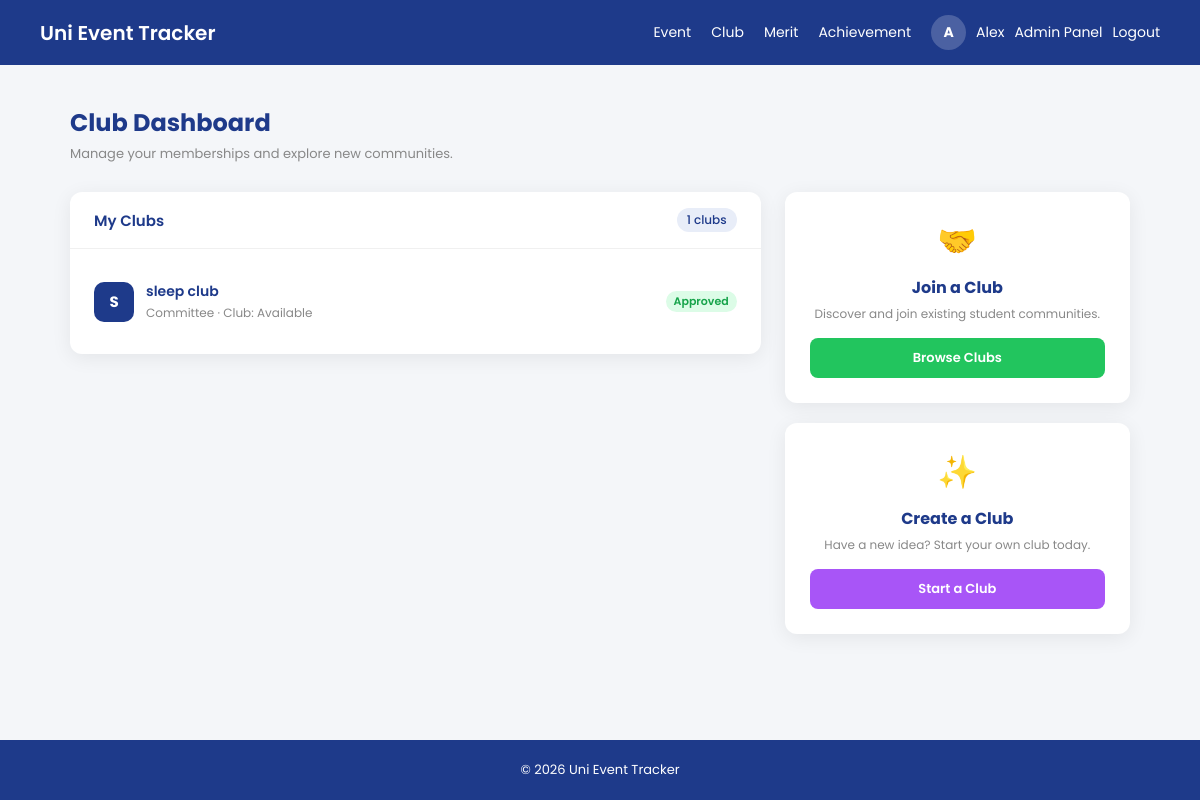
The page /clubtracker/clubHandler.php (signed in) on the database its author committed.
### tables this page shows
CREATE TABLE `club_membership` (
  `membership_Id` int(255) NOT NULL,
  `userId` int(255) NOT NULL,
  `clubId` int(255) NOT NULL,
  `club_role` enum('Member','Chairperson','Vice Chairperson','Secretary','Assistant Secretary','Treasurer','Assistant Treasurer','Auditor','Committee') DEFAULT 'Member',
  `club_joinDate` datetime NOT NULL,
  `register_status` varchar(20) NOT NULL
);

CREATE TABLE `club` (
  `club_id` int(10) NOT NULL,
  `club_name` varchar(50) NOT NULL,
  `club_CreateDate` date NOT NULL,
  `club_description` varchar(500) NOT NULL,
  `club_status` varchar(30) NOT NULL
);

### clubtracker/clubHandler.php (the view, shortened to what this page needs)
<?php
require("../database.php");
$userid   = intval($_SESSION['userid']);
$stmt = $con->prepare("
    SELECT c.club_id, c.club_name, c.club_status, cm.club_role, cm.register_status
    FROM club_membership cm
    JOIN club c ON cm.clubid = c.club_id
    WHERE cm.userid = ?
    ORDER BY c.club_CreateDate DESC
");
$stmt->bind_param("i", $userid);
$stmt->execute();
$result = $stmt->get_result();
$clubs = [];
while($row = $result->fetch_assoc()) $clubs[] = $row;
?>
<!DOCTYPE html>
<html lang="en">
<head>
</head>
<body>
<header>
    <div class="logo"><a href="../index.php">Uni Event Tracker</a></div>
    <nav>
        <a href="../Event/event_dashboard.php">Event</a>
        <a href="../clubtracker/clubHandler.php">Club</a>
        <a href="../merit/merit_dashboard.php">Merit</a>
        <a href="../achievement/achievement_dashboard.php">Achievement</a>
        <?php if(isset($_SESSION['username'])){ ?>
        <div class="user-menu">
            <div class="avatar-circle"><?php echo strtoupper(mb_substr($_SESSION['username'], 0, 1)); ?></div>
            <a href="../user/userprofile.php"><span><?php echo htmlspecialchars($_SESSION['username'], ENT_QUOTES, 'UTF-8'); ?></span></a>
            <?php if(isset($_SESSION['role']) && $_SESSION['role'] == 'admin'){ ?>
            <a href="../Admin/admin_dashboard.php">Admin Panel</a>
            <?php } ?>
            <a href="../logout.php">Logout</a>
        </div>
        <?php } else { ?>
        <a href="../register.php">Register</a>
        <a href="../login.php">Login</a>
        <?php } ?>
    </nav>
</header>
<div class="page-wrapper">
    <div class="page-header">
        <h2>Club Dashboard</h2>
        <p>Manage your memberships and explore new communities.</p>
    </div>
    <div class="grid">
        <div class="left-panel">
            <div class="card">
                <div class="card-header">
                    <h3>My Clubs</h3>
                    <span class="club-count"><?= count($clubs) ?> clubs</span>
                </div>
                <div class="card-body">
                    <?php if(empty($clubs)): ?>
                        <div style="text-align:center; padding:40px; color:#aaa;">
                            <p>You haven't joined any clubs yet.</p>
                        </div>
                    <?php else: ?>
                        <ul class="club-list">
                        <?php foreach($clubs as $row):
                            $initial = strtoupper(mb_substr($row['club_name'], 0, 1));
                            $isRejected = ($row['club_status'] === 'Reject');
                            $tag         = $isRejected ? 'div' : 'a';
                            $href        = $isRejected ? '' : 'href="club.php?id=' . $row['club_id'] . '"';
                            $disabledStyle = $isRejected ? 'style="opacity:0.5; cursor:not-allowed; background:#fafafa;"' : '';
                            $iconStyle   = $isRejected ? 'style="background:#94a3b8;"' : '';
                            if (strtolower($row['club_role']) === 'chairperson') {
                                $badgeStatus = strtolower($row['club_status']);
                                $badgeLabel  = htmlspecialchars($row['club_status']);
                                $metaText    = 'Membership: ' . htmlspecialchars($row['register_status']);
                            } else {
                                $badgeStatus = strtolower($row['register_status']);
                                $badgeLabel  = htmlspecialchars($row['register_status']);
                                $metaText    = 'Club: ' . htmlspecialchars($row['club_status']);
                            }
                        ?>
                            <li>
                                <<?= $tag ?> class="club-item" <?= $href ?> <?= $disabledStyle ?>>
                                    <div class="club-icon" <?= $iconStyle ?>><?= $initial ?></div>
                                    <div class="club-item-info">
                                        <div class="club-item-name" <?= $isRejected ? 'style="color:#666; text-decoration:none;"' : '' ?>>
                                            <?= htmlspecialchars($row['club_name']) ?>
                                        </div>
                                        <div class="club-item-meta">
                                            <?= htmlspecialchars($row['club_role']) ?>
                                            <?php if(!$isRejected): ?>
                                                · <?= $metaText ?>
                                            <?php endif; ?>
                                        </div>
                                    </div>
                                    <?php if(!$isRejected): ?>
                                    <span class="badge badge-<?= $badgeStatus ?>">
                                        <?= $badgeLabel ?>
                                    </span>
                                    <?php else: ?>
                                    <span class="badge badge-reject">Rejected</span>
                                    <?php endif; ?>
                                </<?= $tag ?>>
                            </li>
                        <?php endforeach; ?>
                        </ul>
                    <?php endif; ?>
                </div>
            </div>
        </div>
        <div class="action-box">
            <div class="action-card">
                <div class="action-icon">🤝</div>
                <h4 style="margin-bottom:5px; color:#1E3A8A;">Join a Club</h4>
                <p style="font-size:12px; color:#888; margin-bottom:15px;">Discover and join existing student communities.</p>
                <a href="join_club.php" class="btn-action btn-join">Browse Clubs</a>
            </div>
            <div class="action-card">
                <div class="action-icon">✨</div>
                <h4 style="margin-bottom:5px; color:#1E3A8A;">Create a Club</h4>
                <p style="font-size:12px; color:#888; margin-bottom:15px;">Have a new idea? Start your own club today.</p>
                <a href="create_club.php" class="btn-action btn-create">Start a Club</a>
            </div>
        </div>
    </div>
</div>
<footer>© 2026 Uni Event Tracker</footer>
</body>
</html>

### clubtracker/clubHandler.php (style rules this page uses)
* { box-sizing:border-box;margin:0;padding:0; }
body { font-family:'Poppins',sans-serif;background:#f4f6f9;min-height:100vh;display:flex;flex-direction:column; }
header { display:flex;justify-content:space-between;align-items:center;padding:15px 40px;background:#1E3A8A;color:white; }
.logo a { font-size:20px;font-weight:600;color:white;text-decoration:none; }
nav { display:flex;align-items:center;gap:20px; }
nav a { color:white;text-decoration:none;font-size:14px; }
.user-menu { display:flex;align-items:center;gap:10px;position:relative; }
.avatar-circle { width:35px;height:35px;border-radius:50%;background:rgba(255,255,255,0.2);display:flex;align-items:center;justify-content:center;font-weight:700;font-size:14px;color:white; }
.page-wrapper { flex:1;max-width:1100px;margin:40px auto;padding:0 20px;width:100%; }
.page-header { margin-bottom:28px; }
.page-header h2 { font-size:24px;font-weight:700;color:#1E3A8A; }
.page-header p { font-size:13px;color:#888;margin-top:4px; }
.grid { display:grid;grid-template-columns:2fr 1fr;gap:24px; }
.card { background:white;border-radius:12px;box-shadow:0 4px 20px rgba(0,0,0,0.07);overflow:hidden;margin-bottom:24px; }
.card-header { padding:16px 24px;border-bottom:1px solid #f0f0f0;display:flex;align-items:center;justify-content:space-between; }
.card-header h3 { font-size:15px;font-weight:600;color:#1E3A8A; }
.club-count { font-size:12px;background:#e8edf8;color:#1E3A8A;padding:3px 10px;border-radius:20px;font-weight:500; }
.card-body { padding:20px 24px; }
.club-list { list-style:none;padding:0; }
.club-item { display:flex;align-items:center;gap:12px;padding:12px 0;border-bottom:1px solid #f5f5f5;text-decoration:none;transition:background 0.15s; }
.club-item:last-child { border-bottom:none; }
.club-icon { width:40px;height:40px;border-radius:10px;background:#1E3A8A;color:white;display:flex;align-items:center;justify-content:center;font-weight:700;font-size:15px;flex-shrink:0; }
.club-item-info { flex:1; }
.club-item-name { font-size:14px;font-weight:600;color:#1E3A8A; }
.club-item-meta { font-size:12px;color:#888;margin-top:2px; }
.badge { display:inline-block;padding:2px 8px;border-radius:20px;font-size:11px;font-weight:600; }
.badge-approved { background:#dcfce7;color:#16a34a; }
.action-box { display:flex;flex-direction:column;gap:20px; }
.action-card { background:white;border-radius:12px;padding:25px;text-align:center;box-shadow:0 4px 20px rgba(0,0,0,0.07); }
.action-icon { font-size:32px;margin-bottom:10px; }
.btn-action { display:block;width:100%;padding:10px;border-radius:8px;font-size:13px;font-weight:600;text-decoration:none;color:white;transition:0.2s; }
.btn-join { background:#22c55e; }
.btn-create { background:#a855f7; }
footer { text-align:center;padding:20px;background:#1E3A8A;color:white;font-size:13px;margin-top:auto; }

### rows shown on the page
club_membership: clubId.club_name "S", clubId.club_name "sleep club", club_role "Committee", clubId.club_status "Club: Available", register_status "Approved"

### other values the page prints
mb_substr($_SESSION['username'], 0, 1) "A"
$_SESSION['username'] "Alex"
count($clubs) "1"
